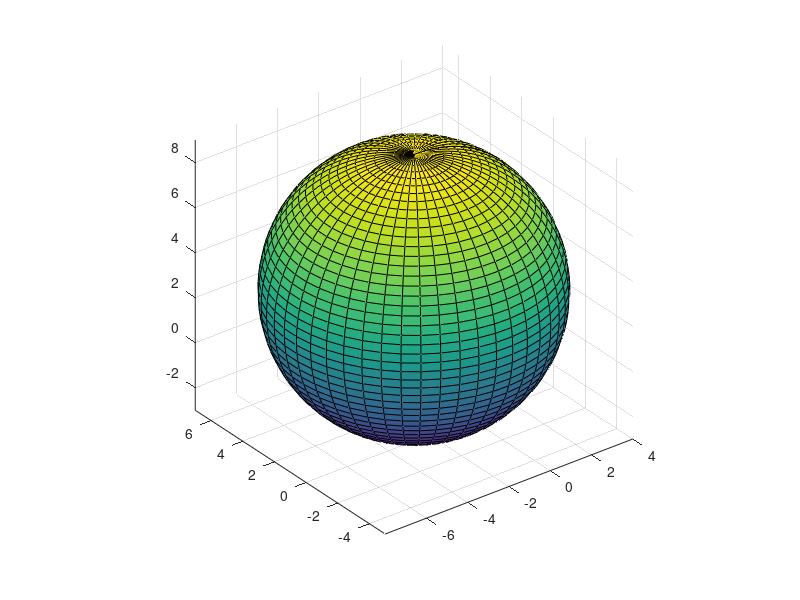

Here is the MATLAB script that generated this plot:
% Task 8
theta = linspace(0, 2*pi, 50);
phi = linspace(0, pi, 50);

[Theta, Phi] = meshgrid(theta, phi);

X = cos(Theta) .* sin(Phi);
Y = sin(Theta) .* sin(Phi);
Z = cos(Phi);

X = 6 * X;
Y = 6 * Y;
Z = 6 * Z;

X = X - 2;
Y = Y + 1;
Z = Z + 3;

figure;
surf(X, Y, Z);

axis equal;

